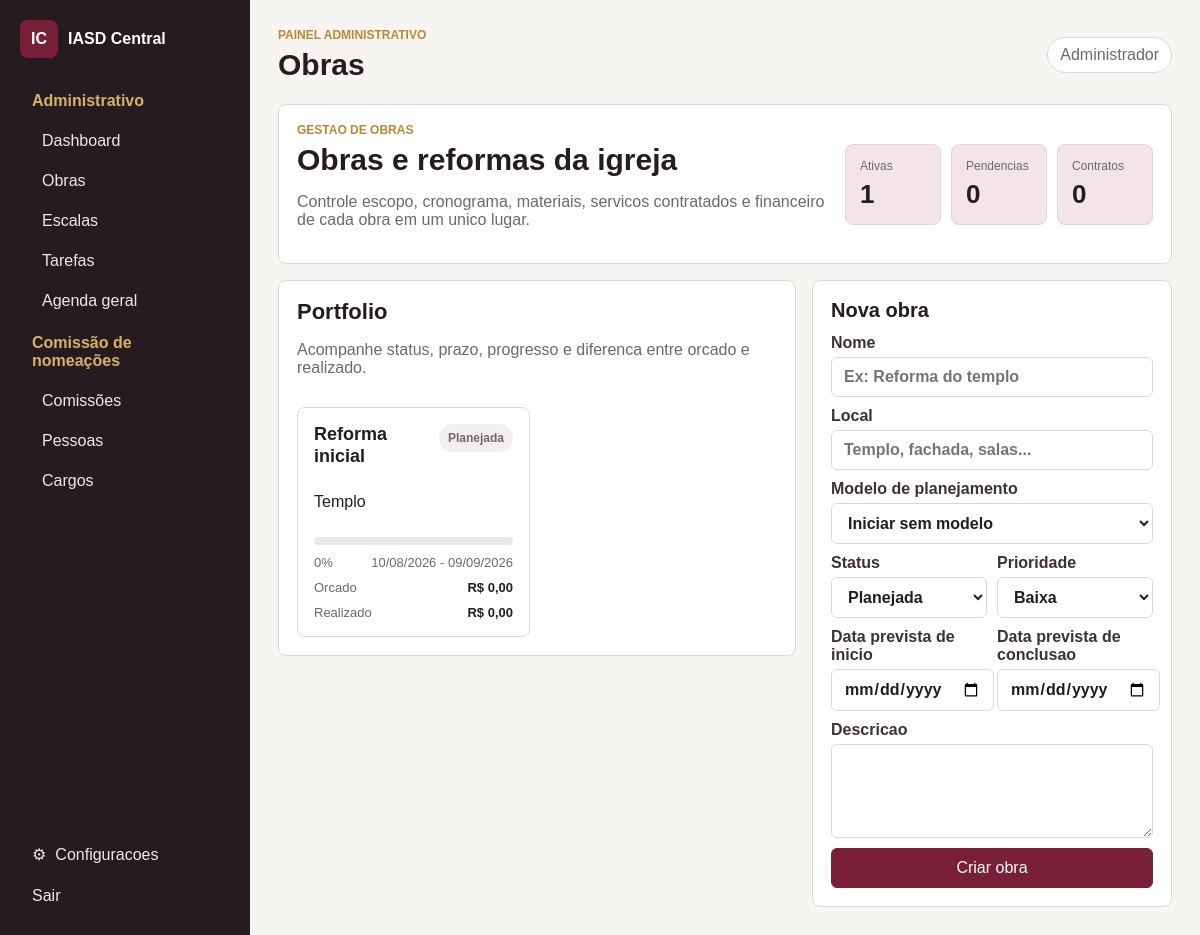
Page /obras (signed in) on the committed database.
### tables this page shows
CREATE TABLE IF NOT EXISTS menus (
  id INT(11) UNSIGNED NOT NULL,
  id_menu_pai INT(11) UNSIGNED NULL DEFAULT NULL,
  nome VARCHAR(120) NOT NULL,
  descricao VARCHAR(255) NULL DEFAULT NULL,
  rota VARCHAR(255) NOT NULL DEFAULT '',
  icone VARCHAR(80) NULL DEFAULT NULL,
  ordem INT(11) NOT NULL DEFAULT 0,
  status ENUM('Ativo','Inativo') NOT NULL DEFAULT 'Ativo',
  tipo ENUM('Separador','Tela') NOT NULL DEFAULT 'Tela',
  nivel VARCHAR(40) NULL DEFAULT NULL,
  chave_permissao VARCHAR(80) NULL DEFAULT NULL,
  created_at TIMESTAMP NULL DEFAULT NULL,
  updated_at TIMESTAMP NULL DEFAULT NULL,
  PRIMARY KEY (id),
  KEY menus_id_menu_pai_index (id_menu_pai),
  KEY menus_status_ordem_index (status, ordem),
  CONSTRAINT menus_id_menu_pai_foreign FOREIGN KEY (id_menu_pai) REFERENCES menus(id) ON DELETE SET NULL
);

CREATE TABLE IF NOT EXISTS users (
  id BIGINT UNSIGNED NOT NULL AUTO_INCREMENT,
  name VARCHAR(160) NOT NULL,
  username VARCHAR(80) NOT NULL,
  password VARCHAR(255) NOT NULL,
  status ENUM('Ativo','Inativo') NOT NULL DEFAULT 'Ativo',
  created_at TIMESTAMP NULL DEFAULT NULL,
  updated_at TIMESTAMP NULL DEFAULT NULL,
  PRIMARY KEY (id),
  UNIQUE KEY users_username_unique (username)
);

CREATE TABLE IF NOT EXISTS obras (
  id BIGINT UNSIGNED NOT NULL AUTO_INCREMENT,
  nome VARCHAR(160) NOT NULL,
  local VARCHAR(160) NULL DEFAULT NULL,
  descricao TEXT NULL,
  status ENUM('Planejada','Em andamento','Pausada','Concluida','Cancelada') NOT NULL DEFAULT 'Planejada',
  prioridade ENUM('Baixa','Media','Alta','Critica') NOT NULL DEFAULT 'Media',
  data_inicio_prevista DATE NULL DEFAULT NULL,
  data_fim_prevista DATE NULL DEFAULT NULL,
  created_by BIGINT UNSIGNED NULL DEFAULT NULL,
  created_at TIMESTAMP NULL DEFAULT NULL,
  updated_at TIMESTAMP NULL DEFAULT NULL,
  PRIMARY KEY (id),
  KEY obras_status_index (status),
  KEY obras_created_by_foreign (created_by),
  CONSTRAINT obras_created_by_foreign FOREIGN KEY (created_by) REFERENCES users(id) ON DELETE SET NULL
);

### resources/views/layouts/app.php (the view, shortened to what the rows shown need)
<?php
$user = $user ?? null;
$menus = $menus ?? [];
$templateSettings = (new SettingsRepository())->all();
$fontFamilies = ['Arial' => 'Arial, Helvetica, sans-serif', 'Inter' => 'Inter, Arial, sans-serif', 'Georgia' => 'Georgia, serif', 'System' => 'system-ui, sans-serif'];
$templateFont = $fontFamilies[$templateSettings['font_family']] ?? $fontFamilies['Arial'];
?>
<!doctype html>
<html lang="<?= e($templateSettings['language']) ?>">
<head>
    <link rel="stylesheet" href="<?= asset('css/app.css') ?>">
</head>
<body class="admin-body density-<?= e($templateSettings['layout_density']) ?> theme-<?= e($templateSettings['theme_mode']) ?>" style="--brand: <?= e($templateSettings['brand_color']) ?>; --sidebar-bg: <?= e($templateSettings['sidebar_color']) ?>; --sidebar-width: <?= e($templateSettings['sidebar_width']) ?>px; --app-font: <?= e($templateFont) ?>;">
<aside class="sidebar" id="sidebar">
    <a class="brand" href="<?= url($user ? '/dashboard' : '/') ?>"><span>IC</span><strong>IASD Central</strong></a>
    <nav>
        <?php foreach ($menus as $item): ?>
            <?php if (($item['tipo'] ?? '') === 'Tela'): ?>
                <a href="<?= url((string) $item['rota']) ?>"><?= e($item['nome']) ?></a>
            <?php else: ?>
                <div class="nav-group">
                    <span><?= e($item['nome']) ?></span>
                    <?php foreach (($item['children'] ?? []) as $child): ?>
                        <a href="<?= url((string) $child['rota']) ?>"><?= e($child['nome']) ?></a>
                    <?php endforeach; ?>
                </div>
            <?php endif; ?>
        <?php endforeach; ?>
    </nav>
    <div class="sidebar-footer">
        <?php if ($user): ?>
            <a class="settings-link" href="<?= url('/configuracoes') ?>"><span aria-hidden="true">&#9881;</span> Configuracoes</a>
            <form method="post" action="<?= url('/logout') ?>"><?= Csrf::field() ?><button class="link-button">Sair</button></form>
        <?php else: ?>
            <a class="settings-link" href="<?= url('/') ?>">Voltar ao site</a>
        <?php endif; ?>
    </div>
</aside>
<main class="main">
    <header class="topbar">
        <div>
            <span class="eyebrow">Painel administrativo</span>
            <h1><?= e($title ?? 'Painel') ?></h1>
        </div>
        <span class="user-chip"><?= e($user['name'] ?? 'Acesso direto') ?></span>
    </header>
    <?= $content ?>
</main>
</body>
</html>

### resources/views/modules/obras/index.php (shortened to what the rows shown need)
<section class="obra-hero panel no-margin">
    <div>
        <span class="eyebrow">Gestao de obras</span>
        <h2>Obras e reformas da igreja</h2>
        <p class="muted">Controle escopo, cronograma, materiais, servicos contratados e financeiro de cada obra em um unico lugar.</p>
    </div>
    <div class="obra-kpis">
        <article><span>Ativas</span><strong><?= e($summary['ativas'] ?? 0) ?></strong></article>
        <article><span>Pendencias</span><strong><?= e($summary['pendencias'] ?? 0) ?></strong></article>
        <article><span>Contratos</span><strong><?= e($summary['contratos'] ?? 0) ?></strong></article>
    </div>
</section>
<section class="obra-layout">
    <div class="panel no-margin">
        <div class="section-head">
            <div>
                <h2>Portfolio</h2>
                <p class="muted">Acompanhe status, prazo, progresso e diferenca entre orcado e realizado.</p>
            </div>
        </div>
        <div class="obra-cards">
            <?php foreach ($obras as $obra): ?>
                <?php $percent = min(100, max(0, (float) $obra['progresso_itens'])); ?>
                <a class="obra-card" href="<?= url('/obras/' . $obra['id']) ?>">
                    <div class="obra-card-top">
                        <strong><?= e($obra['nome']) ?></strong>
                        <span class="status-badge"><?= e($obra['status']) ?></span>
                    </div>
                    <p><?= e($obra['local'] ?: 'Local nao informado') ?></p>
                    <div class="progress"><span style="width: <?= e($percent) ?>%"></span></div>
                    <div class="obra-card-meta">
                        <span><?= e(number_format($percent, 0, ',', '.')) ?>%</span>
                        <span><?= e(date_br($obra['data_inicio_prevista'])) ?> - <?= e(date_br($obra['data_fim_prevista'])) ?></span>
                    </div>
                    <div class="money-row"><span>Orcado</span><strong><?= e(money_br($obra['custo_previsto'])) ?></strong></div>
                    <div class="money-row"><span>Realizado</span><strong><?= e(money_br($obra['custo_real'])) ?></strong></div>
                </a>
            <?php endforeach; ?>
        </div>
    </div>
    <aside class="panel no-margin">
        <h2>Nova obra</h2>
        <form method="post" action="<?= url('/obras') ?>" class="compact-form">
            <label>Nome <input name="nome" required placeholder="Ex: Reforma do templo"></label>
            <label>Local <input name="local" placeholder="Templo, fachada, salas..."></label>
            <label>Modelo de planejamento
                <select name="modelo_id">
                    <option value="">Iniciar sem modelo</option>
                </select>
            </label>
            <div class="form-grid two compact-two">
                <label>Status
                    <select name="status">
                        <?php foreach (['Planejada','Em andamento','Pausada','Concluida','Cancelada'] as $option): ?><option><?= e($option) ?></option><?php endforeach; ?>
                    </select>
                </label>
                <label>Prioridade
                    <select name="prioridade">
                        <?php foreach (['Baixa','Media','Alta','Critica'] as $option): ?><option><?= e($option) ?></option><?php endforeach; ?>
                    </select>
                </label>
            </div>
            <div class="form-grid two compact-two">
                <label>Data prevista de inicio <input type="date" name="data_inicio_prevista"></label>
                <label>Data prevista de conclusao <input type="date" name="data_fim_prevista"></label>
            </div>
            <label>Descricao <textarea name="descricao" rows="4"></textarea></label>
            <button class="button primary">Criar obra</button>
        </form>
    </aside>
</section>

### app/Core/Router.php (shortened to what the rows shown need)
<?php
final class Router
{
    private array $routes = [];
    private function add(string $method, string $path, array $handler): void
    {
        $pattern = preg_replace('/\{([a-zA-Z_][a-zA-Z0-9_]*)}/', '(?P<$1>[0-9]+)', '/' . trim($path, '/'));
        $this->routes[] = [$method, '#^' . $pattern . '$#', $handler];
    }
    public function dispatch(Request $request): void
    {
        foreach ($this->routes as [$method, $pattern, $handler]) {
            if ($method !== $request->method() || !preg_match($pattern, $request->path(), $matches)) {
                continue;
            }
            $params = array_filter($matches, 'is_string', ARRAY_FILTER_USE_KEY);
            [$class, $action] = $handler;
            (new $class())->$action($request, ...array_values($params));
            return;
        }
    }
}

### rows in the picture
menus: nome "Administrativo"
menus: nome "Dashboard"
menus: nome "Obras"
menus: nome "Escalas"
menus: nome "Tarefas"
menus: nome "Agenda geral"
menus: nome "Comissão de nomeações"
menus: nome "Comissões"
menus: nome "Pessoas"
menus: nome "Cargos"
users: name "Administrador"
obras: nome "Reforma inicial", status "Planejada", local "Templo", percent "0", data_inicio_prevista "10/08/2026", data_fim_prevista "09/09/2026", custo_previsto "R$ 0,00", custo_real "R$ 0,00"

### other values in the picture
form field status "Planejada"
form field prioridade "Baixa"
